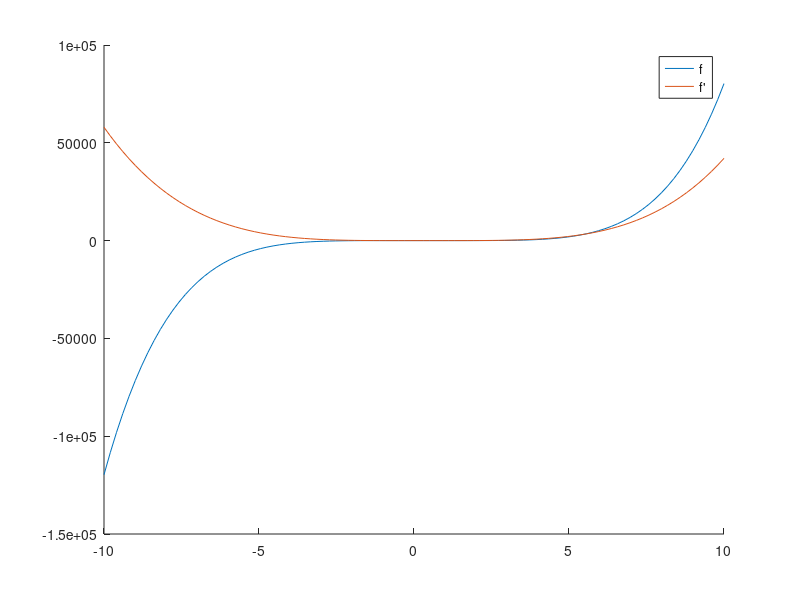

The MATLAB source for this figure: (Note: this script raises an error after producing the figure.)
%% Aufgabe 1
%% a)

clear
% functions
f = @(x) x.^5 - x.^4 * 2 + x.^2*3 - 3 * x + 1;
df = @(x) 5*x.^4 - 8*x.^3 + 6*x - 3;
x = linspace(-10,10,100);

figure(1);
hold on
plot(x,f(x))
plot(x,df(x))
legend('f','f''');
hold off

% polynom coefficients
p = [1,-2,0,3,-3,1];


x = 2;

xs = linspace(-10-10i,10+10i,800);

zs_old = xs - 1.0;
zs_new = xs;

while norm(zs_new - zs_old) > eps
    zs_old = zs_new;
    zs_new = PolyNewtonSchritt(p,zs_old);
end
zs = zs_new;

[~,idx] = unique(round(zs ./ (0.001 * (1+i))));

fprintf('a) Nullstellen: \n');

zs = zs(idx);
disp(zs);

%% b)

x = -10-10i;

xz = [x - 1.0, x];

while norm(xz(end) - xz(end-1)) > eps
    xz = [xz,PolyNewtonSchritt(p,xz(end))];
end

disp('b):');
xinf = xz(end);
fprintf('xinf: %f %+fi\n', real(xinf), imag(xinf));

pkavg = [];

% ck = e

for idx = 3:length(xz)-1
    pk1 = log(abs(xz(idx-2) - xinf)) / log(abs(xz(idx-1) - xinf));
    pk2 = log(abs(xz(idx-1) - xinf)) / log(abs(xz(idx) - xinf));
    pkavg = [pkavg, (pk1 + pk2)/2.0];
end

x = 1:1:length(pkavg);

figure(1)
plot(x,pkavg)
xlabel('k')
ylabel('p_k')
title('Konvergenzrate p_k');







